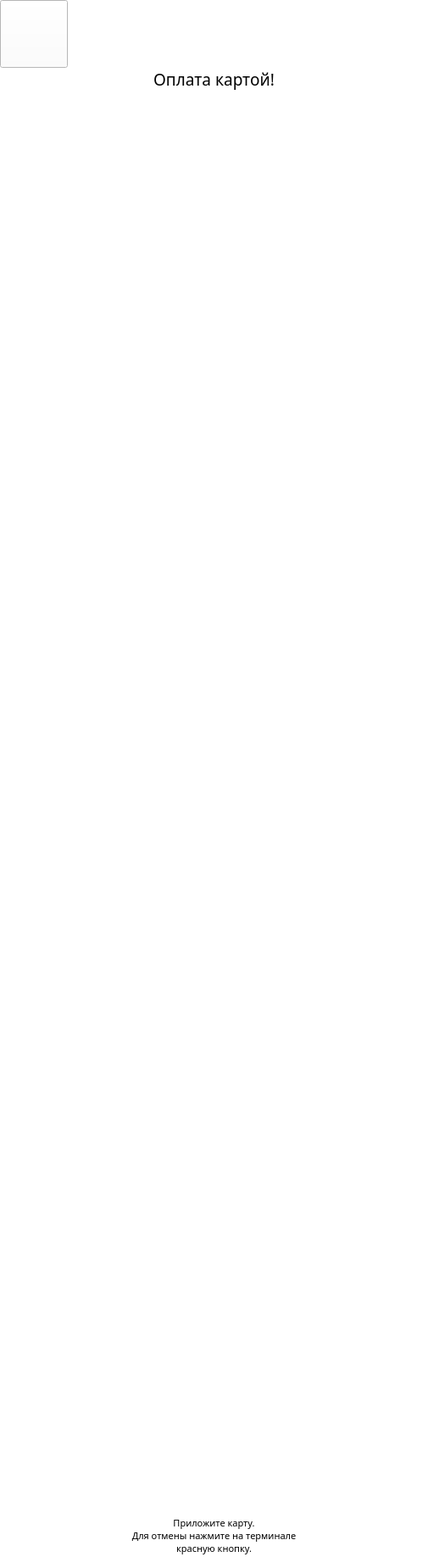
<?xml version="1.0" encoding="UTF-8"?>
<ui version="4.0">
 <class>Screen_5</class>
 <widget class="QWidget" name="Screen_5">
  <property name="geometry">
   <rect>
    <x>0</x>
    <y>0</y>
    <width>505</width>
    <height>1098</height>
   </rect>
  </property>
  <property name="windowTitle">
   <string>Form</string>
  </property>
  <layout class="QVBoxLayout" name="verticalLayout_2">
   <property name="spacing">
    <number>0</number>
   </property>
   <property name="leftMargin">
    <number>0</number>
   </property>
   <property name="topMargin">
    <number>0</number>
   </property>
   <property name="rightMargin">
    <number>0</number>
   </property>
   <property name="bottomMargin">
    <number>0</number>
   </property>
   <item>
    <widget class="QWidget" name="d2_5_backgroundWidget" native="true">
     <property name="styleSheet">
      <string notr="true">#d2_5_backgroundWidget{
 	background-color: rgb(255, 255, 255);
}

#d2_5_btnSendPhone{
	border-image: url(:/desing2/buttons/send to phone buttons/send-to-phone-button-normal.png);
}

#d2_5_btnSendPhone::pressed{
	border-image: url(:/desing2/buttons/send to phone buttons/send-to-phone-button-pressed.png);
}

#d2_5_btnTakeCoins{
	border-image: url(:/desing2/buttons/take coins buttons/take-coins-button-normal.png);
}

#d2_5_btnTakeCoins::pressed{
	border-image: url(:/desing2/buttons/take coins buttons/take-coins-button-pressed.png);
}
</string>
     </property>
     <layout class="QVBoxLayout" name="_2">
      <property name="spacing">
       <number>0</number>
      </property>
      <property name="leftMargin">
       <number>0</number>
      </property>
      <property name="topMargin">
       <number>0</number>
      </property>
      <property name="rightMargin">
       <number>0</number>
      </property>
      <property name="bottomMargin">
       <number>0</number>
      </property>
      <item>
       <layout class="QHBoxLayout" name="d2_5_hlTop" stretch="0,0,0">
        <property name="spacing">
         <number>6</number>
        </property>
        <item>
         <widget class="QPushButton" name="d2_5_btnBack">
          <property name="sizePolicy">
           <sizepolicy hsizetype="Minimum" vsizetype="Minimum">
            <horstretch>0</horstretch>
            <verstretch>0</verstretch>
           </sizepolicy>
          </property>
          <property name="minimumSize">
           <size>
            <width>80</width>
            <height>80</height>
           </size>
          </property>
          <property name="styleSheet">
           <string notr="true">#d2_5_btnBack {
	border-image: url(:/desing2/buttons/back buttons/back-button-normal.png);
	background-color: rgba(255, 255, 255);
}

#d2_5_btnBack::pressed {
    border-image: url(:/desing2/buttons/back buttons/back-button-pressed.png);
	background-color: rgba(255, 255, 255);
}</string>
          </property>
          <property name="text">
           <string/>
          </property>
          <property name="iconSize">
           <size>
            <width>32</width>
            <height>32</height>
           </size>
          </property>
         </widget>
        </item>
        <item>
         <widget class="QLabel" name="d2_5_lblBack">
          <property name="sizePolicy">
           <sizepolicy hsizetype="Minimum" vsizetype="Preferred">
            <horstretch>0</horstretch>
            <verstretch>0</verstretch>
           </sizepolicy>
          </property>
          <property name="minimumSize">
           <size>
            <width>0</width>
            <height>0</height>
           </size>
          </property>
          <property name="styleSheet">
           <string notr="true"/>
          </property>
          <property name="text">
           <string/>
          </property>
          <property name="textFormat">
           <enum>Qt::AutoText</enum>
          </property>
          <property name="pixmap">
           <pixmap resource="d2_resource/Resource.qrc">:/desing2/buttons/back buttons/back-text-gradient.png</pixmap>
          </property>
          <property name="scaledContents">
           <bool>false</bool>
          </property>
          <property name="alignment">
           <set>Qt::AlignCenter</set>
          </property>
          <property name="wordWrap">
           <bool>false</bool>
          </property>
         </widget>
        </item>
        <item>
         <spacer name="horizontalSpacer">
          <property name="orientation">
           <enum>Qt::Horizontal</enum>
          </property>
          <property name="sizeHint" stdset="0">
           <size>
            <width>40</width>
            <height>20</height>
           </size>
          </property>
         </spacer>
        </item>
       </layout>
      </item>
      <item>
       <layout class="QVBoxLayout" name="verticalLayout">
        <property name="spacing">
         <number>18</number>
        </property>
        <property name="leftMargin">
         <number>0</number>
        </property>
        <property name="topMargin">
         <number>0</number>
        </property>
        <property name="bottomMargin">
         <number>0</number>
        </property>
        <item>
         <widget class="QLabel" name="d2_5_lblInfoText">
          <property name="font">
           <font>
            <family>Baloo Cyrillic</family>
            <pointsize>14</pointsize>
            <kerning>true</kerning>
           </font>
          </property>
          <property name="text">
           <string>&lt;p style=&quot;line-height:60&quot;&gt;Оплата картой!&lt;p&gt;</string>
          </property>
          <property name="alignment">
           <set>Qt::AlignCenter</set>
          </property>
          <property name="wordWrap">
           <bool>true</bool>
          </property>
          <property name="indent">
           <number>-1</number>
          </property>
         </widget>
        </item>
        <item>
         <spacer name="verticalSpacer_2">
          <property name="orientation">
           <enum>Qt::Vertical</enum>
          </property>
          <property name="sizeHint" stdset="0">
           <size>
            <width>20</width>
            <height>40</height>
           </size>
          </property>
         </spacer>
        </item>
        <item alignment="Qt::AlignHCenter|Qt::AlignVCenter">
         <widget class="QLabel" name="d2_5_lblTakeChange">
          <property name="text">
           <string/>
          </property>
          <property name="pixmap">
           <pixmap resource="d2_resource/Resource.qrc">:/desing2/illustrations/banking-card.png</pixmap>
          </property>
          <property name="scaledContents">
           <bool>true</bool>
          </property>
          <property name="alignment">
           <set>Qt::AlignCenter</set>
          </property>
          <property name="wordWrap">
           <bool>true</bool>
          </property>
         </widget>
        </item>
        <item>
         <widget class="QLabel" name="d2_5_lblText">
          <property name="font">
           <font>
            <family>PT Sans</family>
            <pointsize>8</pointsize>
            <weight>50</weight>
            <bold>false</bold>
           </font>
          </property>
          <property name="text">
           <string>Приложите карту.
Для отмены нажмите на терминале 
красную кнопку.
</string>
          </property>
          <property name="alignment">
           <set>Qt::AlignCenter</set>
          </property>
          <property name="wordWrap">
           <bool>true</bool>
          </property>
         </widget>
        </item>
        <item>
         <spacer name="verticalSpacer">
          <property name="orientation">
           <enum>Qt::Vertical</enum>
          </property>
          <property name="sizeHint" stdset="0">
           <size>
            <width>20</width>
            <height>40</height>
           </size>
          </property>
         </spacer>
        </item>
       </layout>
      </item>
     </layout>
    </widget>
   </item>
  </layout>
 </widget>
 <resources>
  <include location="d2_resource/Resource.qrc"/>
 </resources>
 <connections/>
</ui>
